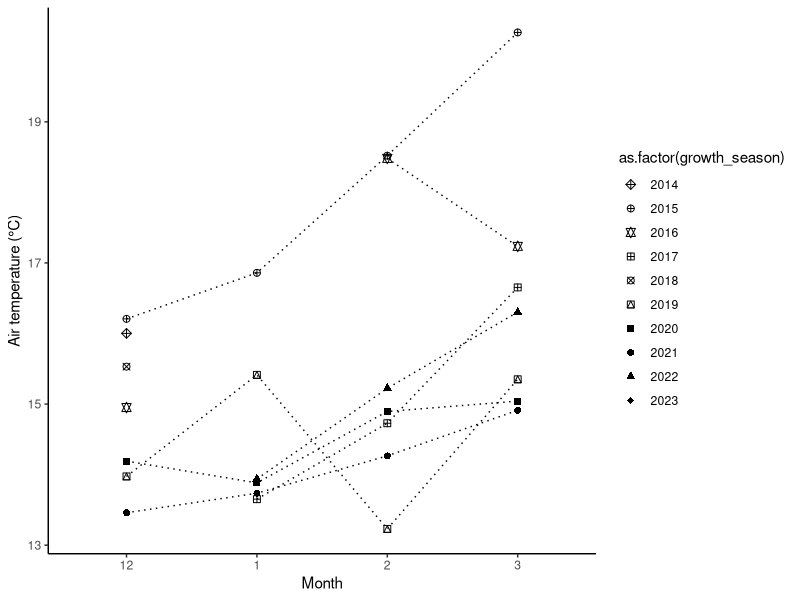
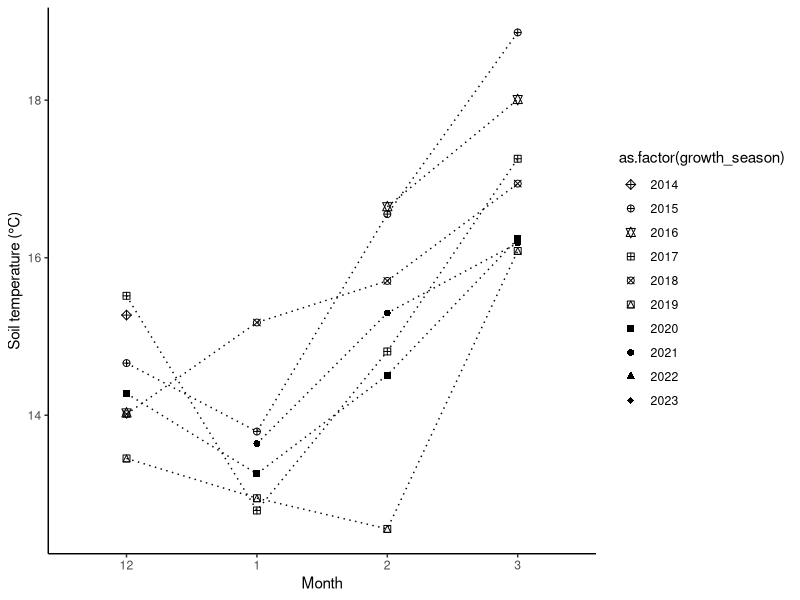
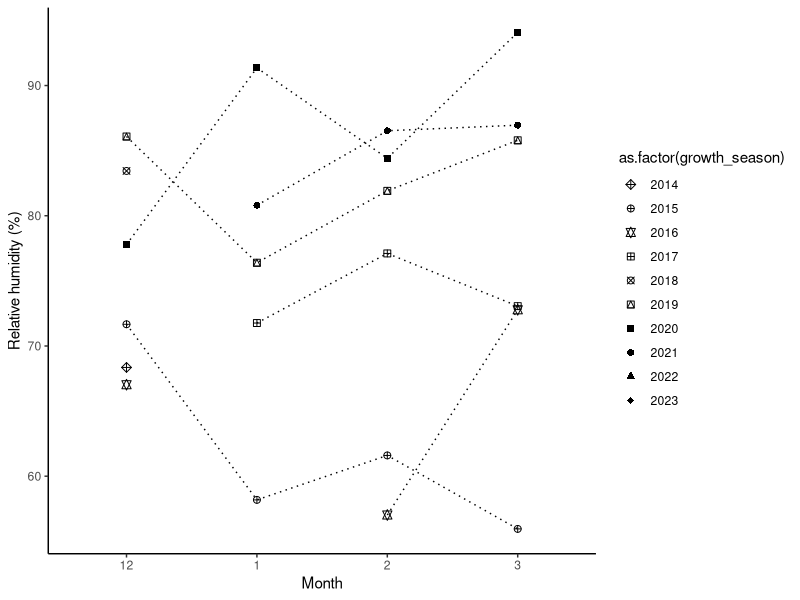
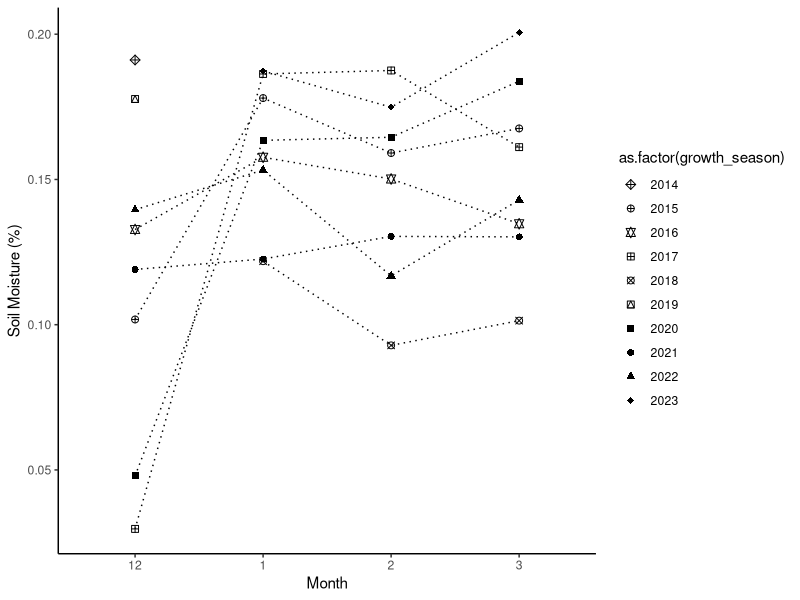
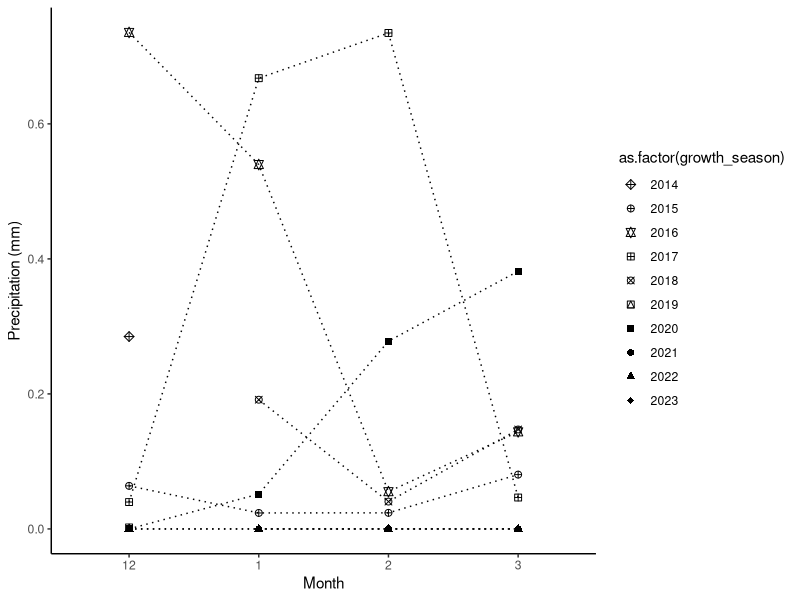
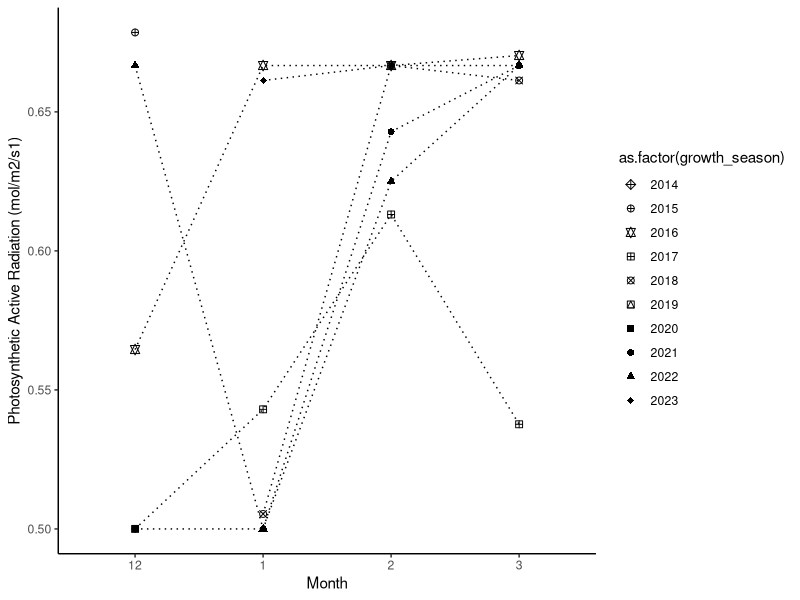
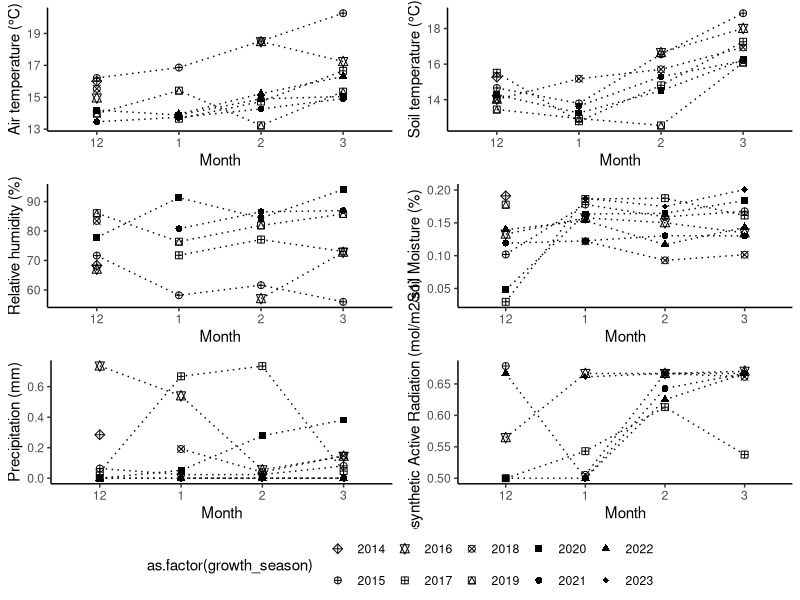

R code for these plots, in order:
## environ_panel.R
## Jaspreet Kaur 2024

## DESCRIPTION?

library(readxl)
library(vegan)
library(lubridate) # work with dates
library(dplyr)     # data manipulation (filter, summarize, mutate)
library(ggplot2)   # graphics
library(gridExtra) # tile several plots next to each other
#install.packages("tseries")
library(tseries)
#install.packages("forecast")
library(forecast)
library(lmtest)
library(ggpubr)
library(forcats)

## data <- read.delim("data/env.csv", sep = ",") # File does not exist
## #data <- read_excel("data/env.xlsx", sheet = 1) # file does not exist

## data$date <- as.POSIXct(data$date, format= "%Y-%m-%d %H:%M",
##                         tz = "GMT")

## data$year <- year(data$date)
## data$month <- month(data$date)
## data2 <- subset(data, month %in% c(12,1,2,3))
## data.avg <- group_by(data2, year, month)

## tally(data.avg)

## pg_env_avg <- data.frame(summarise_each(data.avg, funs(mean(., na.rm = TRUE))))   # calculate the annual mean of airt
## pg_env_avg$int <- paste(pg_env_avg$month,".",pg_env_avg$year)
## pg_env_avg$int <- gsub(" ", "", pg_env_avg$int)

#write.csv(pg_env_avg, file = "data/env_avg.csv")

###import the saved filed with averages 
x <- read.csv("data/env_avg.csv", sep = ",")

x$month <- as.factor(x$month)

p1 <- ggplot(x, aes(fct_inorder(month), at, group = growth_season)) + 
  geom_point(size = 2, aes(shape = as.factor(growth_season)), stat = "identity") + 
  geom_line(linetype="dotted") + scale_shape_manual(values = 9:18) + theme_classic() +
  xlab("Month") + ylab("Air temperature (°C)")
p1

p2 <- ggplot(x, aes(fct_inorder(month), st, group = growth_season)) + 
  geom_point(size = 2, aes(shape = as.factor(growth_season)), stat = "identity") + 
  geom_line(linetype="dotted") + scale_shape_manual(values = 9:18) + theme_classic() +
  xlab("Month") + ylab("Soil temperature (°C)")
p2

p3 <- ggplot(x, aes(fct_inorder(month), rh, group = growth_season)) + 
  geom_point(size = 2, aes(shape = as.factor(growth_season)), stat = "identity") + 
  geom_line(linetype="dotted") + scale_shape_manual(values = 9:18) + theme_classic() +
  xlab("Month") + ylab("Relative humidity (%)")
p3

p4 <- ggplot(x, aes(fct_inorder(month), sm2, group = growth_season)) + 
  geom_point(size = 2, aes(shape = as.factor(growth_season)), stat = "identity") + 
  geom_line(linetype="dotted") + scale_shape_manual(values = 9:18) + theme_classic() +
  xlab("Month") + ylab("Soil Moisture (%)")
p4

p5 <- ggplot(x, aes(fct_inorder(month), ppt, group = growth_season)) + 
  geom_point(size = 2, aes(shape = as.factor(growth_season)), stat = "identity") + 
  geom_line(linetype="dotted") + scale_shape_manual(values = 9:18) + theme_classic() +
  xlab("Month") + ylab("Precipitation (mm)")
p5

p6 <- ggplot(x, aes(fct_inorder(month), par, group = growth_season)) + 
  geom_point(size = 2, aes(shape = as.factor(growth_season)), stat = "identity") + 
  geom_line(linetype="dotted") + scale_shape_manual(values = 9:18) + theme_classic() +
  xlab("Month") + ylab("Photosynthetic Active Radiation (mol/m2/s1)")
p6

ggarrange(p1, p2, p3, p4, p5, p6,
          ncol = 2, nrow = 3, common.legend = TRUE, legend = "bottom")
